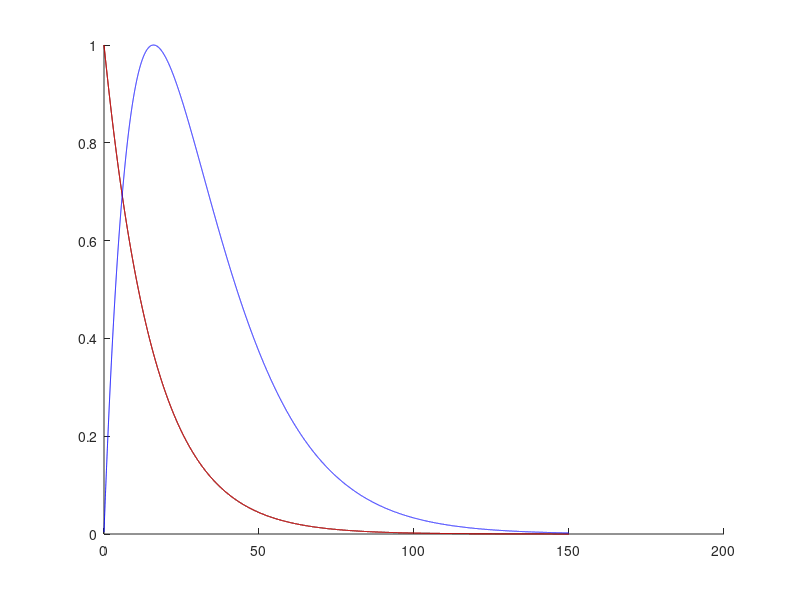

This chart was generated by the following MATLAB code:

tauNMDAR = 16; %ms
tauCa = 16; % ms

dt = 0.01; % ms
T = 150; % ms
tv = 0:dt:T; 
NT = length(tv); % number samples


nmda = exp(-tv/tauNMDAR);
calcium = exp(-tv/tauNMDAR);

ny = fft(nmda);
cy = fft(calcium);

bothy = ny.*cy;
both = real(ifft(bothy));

hold on; cla;
plot(tv, nmda,'k');
plot(tv,calcium,'r');
plot(tv,both./max(both),'b');









